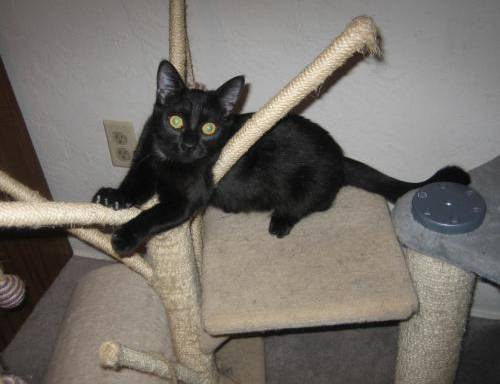
#> input picture test1/10128.jpg, 500 x 384 px
$ python -i dogCatWranglerNoBatch.py   (imports and definitions only)   (Python 2 division)   (older library calls are emulated)
#> lines starting #> are read from the running program, lines starting #| are printed output that depends on the picture
#> further down, picture is the input picture: shape (384, 500, 3); mean B, G, R 105.5, 111.4, 116.5
import glob, os, cv2, lmdb, pickle, time
from matplotlib import pyplot
from scipy.misc import toimage
import numpy as np
import shutil

#IMAGE_WIDTH = 227
#IMAGE_HEIGHT = 227
IMAGE_WIDTH = 20
IMAGE_HEIGHT = 20

owd = os.getcwd()

def transform_img(img, img_width=IMAGE_WIDTH, img_height=IMAGE_HEIGHT):
    #Histogram Equalization
#> called with img_width = 20, img_height = 20
    img[:, :, 0] = cv2.equalizeHist(img[:, :, 0])
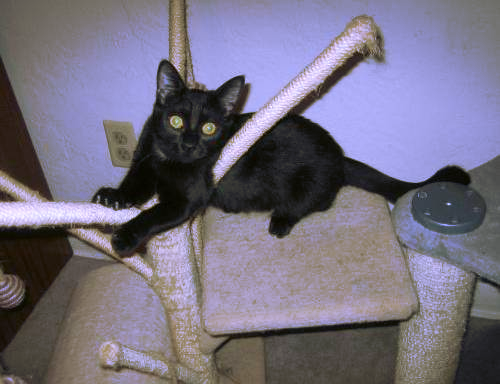
#> img: shape (384, 500, 3); mean B, G, R 128.4, 111.4, 116.5
    img[:, :, 1] = cv2.equalizeHist(img[:, :, 1])
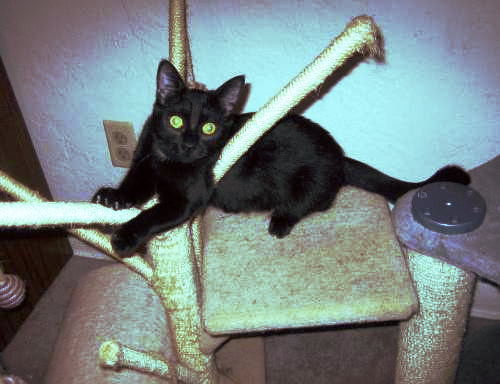
#> img: shape (384, 500, 3); mean B, G, R 128.4, 128.4, 116.5
    img[:, :, 2] = cv2.equalizeHist(img[:, :, 2])
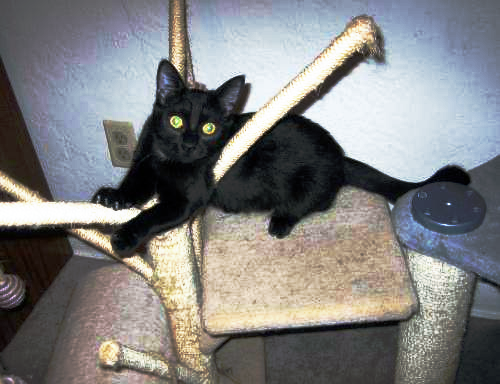
#> img: shape (384, 500, 3); mean B, G, R 128.4, 128.4, 128.4
    #Image Resizing
    img = cv2.resize(img, (img_width, img_height), interpolation = cv2.INTER_CUBIC)
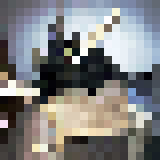
#> img: shape (20, 20, 3) (shown 8 times larger); mean B, G, R 129, 129, 129
    return img

# [68 lines not run here, left out]

>>> import cv2
>>> picture = cv2.imread('test1/10128.jpg')
>>> result = transform_img(picture)

$ run again, on test1/10574.jpg
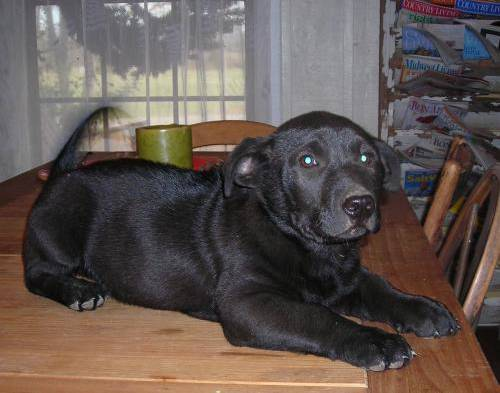
#> input picture test1/10574.jpg, 500 x 393 px
#> picture is the input picture: shape (393, 500, 3); mean B, G, R 79.9, 84.5, 96
#> in transform_img, `img[:, :, 2] = cv2.equalizeHist(img[:, :, 2])`:
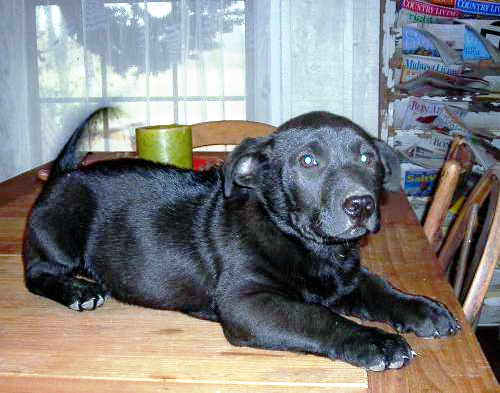
#> img: shape (393, 500, 3); mean B, G, R 128.3, 128.3, 128.2
#> in transform_img, `img = cv2.resize(img, (img_width, img_height), interpolation = cv2.INT..`:
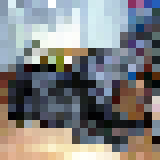
#> img: shape (20, 20, 3) (shown 8 times larger); mean B, G, R 129.2, 128.7, 128.2

$ run again, on test1/10708.jpg
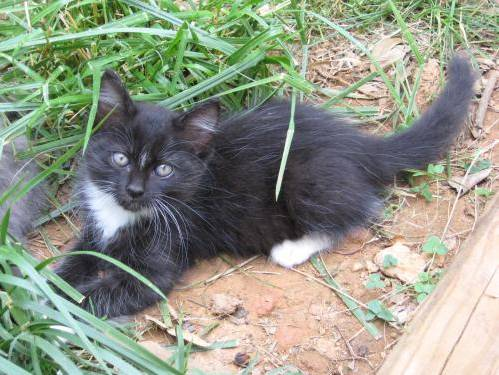
#> input picture test1/10708.jpg, 499 x 375 px
#> picture is the input picture: shape (375, 499, 3); mean B, G, R 134.9, 150.5, 145.1
#> in transform_img, `img[:, :, 2] = cv2.equalizeHist(img[:, :, 2])`:
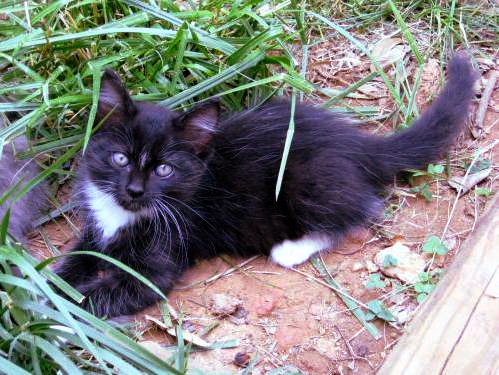
#> img: shape (375, 499, 3); mean B, G, R 128, 128.1, 128.1
#> in transform_img, `img = cv2.resize(img, (img_width, img_height), interpolation = cv2.INT..`:
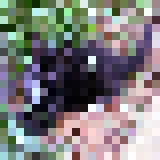
#> img: shape (20, 20, 3) (shown 8 times larger); mean B, G, R 124.7, 124.7, 126.2

$ run again, on test1/10730.jpg
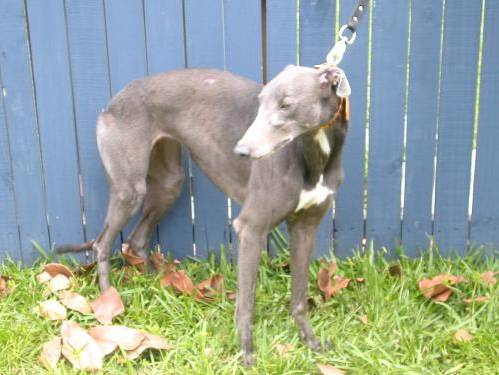
#> input picture test1/10730.jpg, 499 x 375 px
#> picture is the input picture: shape (375, 499, 3); mean B, G, R 153.4, 164.2, 151.2
#> in transform_img, `img[:, :, 2] = cv2.equalizeHist(img[:, :, 2])`:
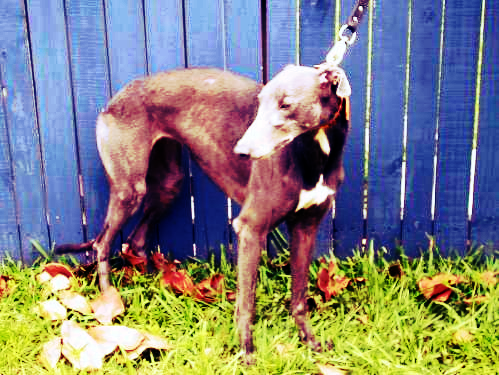
#> img: shape (375, 499, 3); mean B, G, R 128.3, 128.7, 128.7
#> in transform_img, `img = cv2.resize(img, (img_width, img_height), interpolation = cv2.INT..`:
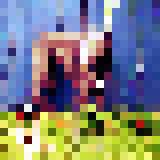
#> img: shape (20, 20, 3) (shown 8 times larger); mean B, G, R 126.2, 127.6, 126.2
